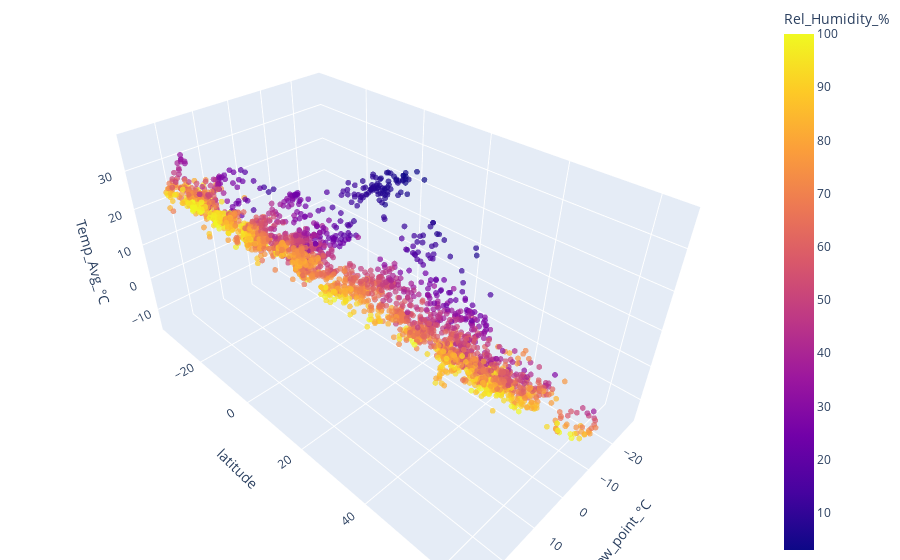

Notebook cell for this chart:
### Markdown cell above
## Example: what to do if you want to plot 3-4 variables?
### interactive 3D plot with plotly

### Code cell
fig = px.scatter_3d(weather_df, x="Dew_point_°C", y="latitude", z="Temp_Avg_°C",
                    #!# color=??, ##  for fourth dimension
                    color="Rel_Humidity_%", ##  for fourth dimension
					opacity=0.7) 
fig.update_traces(marker_size = 2)  # Make dots smaller
fig.update_layout(margin=dict(l=0, r=0, b=0, t=0)) # Reduce figure margins
fig.show()

### Figure 1 — Plotly figure (JSON) as saved in the notebook; plotly's stock layout.template omitted (floating-point values rounded to 4 significant figures; data arrays with more than 128 entries replaced by an {"elided": "..."} marker saying what was removed)
{"data": [{"hovertemplate": "Dew_point_°C=%{x}<br>latitude=%{y}<br>Temp_Avg_°C=%{z}<br>Rel_Humidity_%=%{marker.color}<extra></extra>", "legendgroup": "", "marker": {"color": {"elided": "2825 int values"}, "coloraxis": "coloraxis", "opacity": 0.7, "size": 2, "symbol": "circle"}, "mode": "markers", "name": "", "scene": "scene", "showlegend": false, "type": "scatter3d", "x": {"elided": "2825 float values"}, "y": {"elided": "2825 float values"}, "z": {"elided": "2825 float values"}}], "layout": {"coloraxis": {"colorbar": {"title": {"text": "Rel_Humidity_%"}}, "colorscale": [[0, "#0d0887"], [0.1111, "#46039f"], [0.2222, "#7201a8"], [0.3333, "#9c179e"], [0.4444, "#bd3786"], [0.5556, "#d8576b"], [0.6667, "#ed7953"], [0.7778, "#fb9f3a"], [0.8889, "#fdca26"], [1, "#f0f921"]]}, "legend": {"tracegroupgap": 0}, "margin": {"b": 0, "l": 0, "r": 0, "t": 0}, "scene": {"domain": {"x": [0, 1], "y": [0, 1]}, "xaxis": {"title": {"text": "Dew_point_°C"}}, "yaxis": {"title": {"text": "latitude"}}, "zaxis": {"title": {"text": "Temp_Avg_°C"}}}}}
